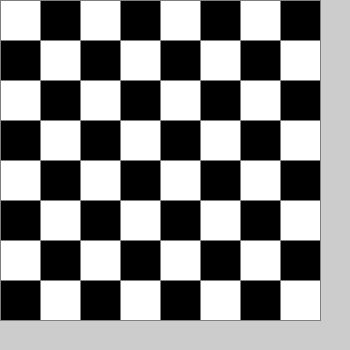
Frame 1 (no input)
Frame 60 (the mouse pressed at the canvas centre just before this capture): identical to frame 1, image omitted
Frame 120 (the mouse held since frame 60 and released just before this capture): identical to frame 1, image omitted

The Processing sketch that drew this single still picture (run headless with seeded random() and noise(); from frame 60 on, the mouse is pressed at the canvas centre):

// Processing sketch: TaskFive
// ── TaskFive.pde
int[][] board = new int[8][8];

void setup()
{
    size(350, 350);
    int tmp = 0;
    for(int i = 0; i < board.length; i++)
    {
      //skift værdi ved hvert x-coordinat så mønstret bliver forskudt.
      if(tmp == 0)
      {
        tmp = 1;
      }
      else if(tmp == 1)
      {
        tmp = 0;
      }
      for(int j = 0; j < board.length; j++)
      {
        // skift værdi ved hvert nyt y-coordinat.
        if(tmp == 0)
        {
          board[i][j] = tmp;
          tmp = 1;
        }
        else
        {
          board[i][j] = tmp;
          tmp = 0;
        }
      }
    }        
}


void draw()
{
  int sideLength = 40;
  stroke(127);
    for(int i = 0; i < board.length; i++)
    {
      for(int j = 0; j < board.length; j++)
      {
        if(board[i][j] == 0)
        {
          fill(0);
          rect(i*sideLength, j*sideLength, sideLength, sideLength);
        }
        else if(board[i][j] == 1)
        {
          fill(255);
          rect(i*sideLength, j*sideLength, sideLength, sideLength);
        }
      }
    }
}
          
        
